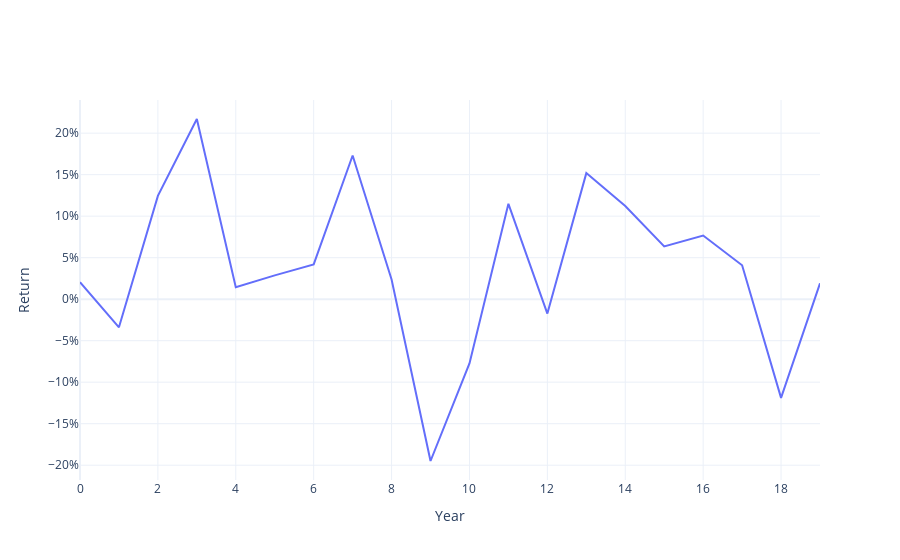

This figure's notebook cell:
### Markdown cell above
# FIGURE 1

### Code cell
import plotly.graph_objects as go

trace = go.Scatter(
    x=[i for i in range(num_periods)],
    y=rets, 
    mode="lines", 
    hovertemplate="%{x}<br>%{y:.1%}"
)
fig = go.Figure(trace)
fig.update_layout(
    xaxis_title="Period",
    yaxis_title="Return",
    yaxis_tickformat=".0%",
    template="plotly_white",  
)
fig.show()

### Figure 1 — Plotly figure (JSON) as saved in the notebook; plotly's stock layout.template omitted (floating-point values rounded to 4 significant figures)
{"data": [{"hovertemplate": "%{x}<br>%{y:.1%}", "mode": "lines", "type": "scatter", "x": [0, 1, 2, 3, 4, 5, 6, 7, 8, 9, 10, 11, 12, 13, 14, 15, 16, 17, 18, 19], "y": [0.02048, -0.03391, 0.1244, 0.2171, 0.01443, 0.02872, 0.04182, 0.1731, 0.02365, -0.195, -0.07735, 0.1148, -0.01733, 0.1519, 0.1123, 0.06366, 0.07665, 0.04079, -0.1189, 0.01909]}], "layout": {"xaxis": {"title": {"text": "Year"}}, "yaxis": {"tickformat": ".0%", "title": {"text": "Return"}}}}
